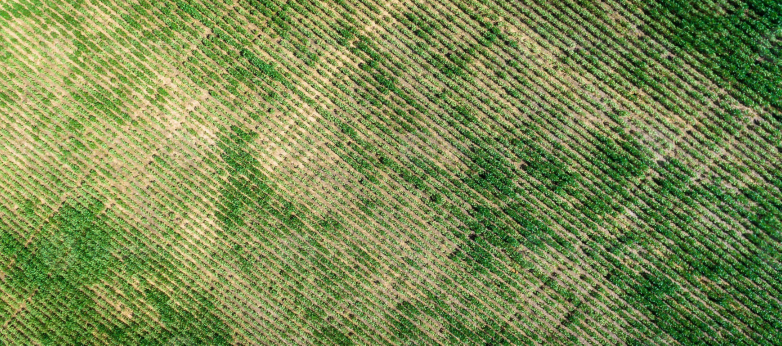
#> input picture 1-Tiling/data/plantacao1.png, 1563 x 691 px (shown at 1/2 size); its folder holds only this picture in this run
$ python binarize_images.py --input ../1-Tiling/data
#> lines starting #> are read from the running program, lines starting #| are printed output that depends on the picture; after the words box and inside, x2 and y2 are one past the last pixel; in counts of white or black regions, pixels touching at a corner belong together
#> in run, img is the input picture: shape (691, 1563, 3); mean B, G, R 81.9, 138.9, 122.9
### 2-Segmentation/utils.py
import cv2
import numpy as np
import os
from abc import ABC, abstractmethod

# Interfaces

class ImageProcessor(ABC):
    """Interface base para processadores de imagem."""
    @abstractmethod
    def process(self, image: np.ndarray) -> np.ndarray:
        pass


class MaskGenerator(ABC):
    """Interface base para geradores de máscara."""
    @abstractmethod
    def generate(self, image: np.ndarray) -> np.ndarray:
        pass


# Implementação do calculo de GLI e geração de máscara

class GLICalculator(ImageProcessor):
    """Calcula o índice GLI (Green Leaf Index) a partir de uma imagem RGB."""

    def process(self, image: np.ndarray) -> np.ndarray:
        if image is None or len(image.shape) < 3:
            raise ValueError("Imagem inválida — é necessário um array RGB.")

        R, G, B = image[:, :, 0].astype(float), image[:, :, 1].astype(float), image[:, :, 2].astype(float)
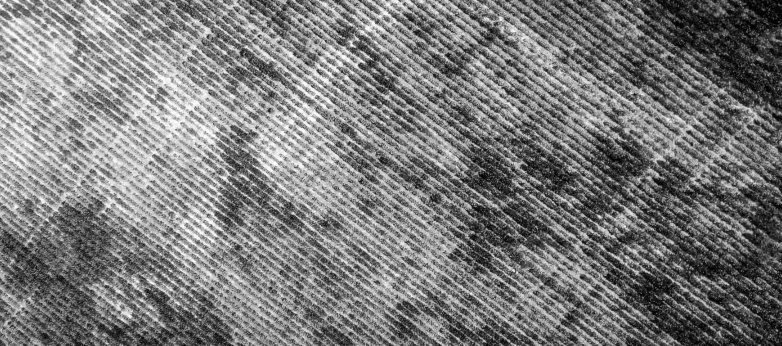
#> R: shape (691, 1563) float64 (shown at 1/2 size); min 0, max 255, mean 122.9
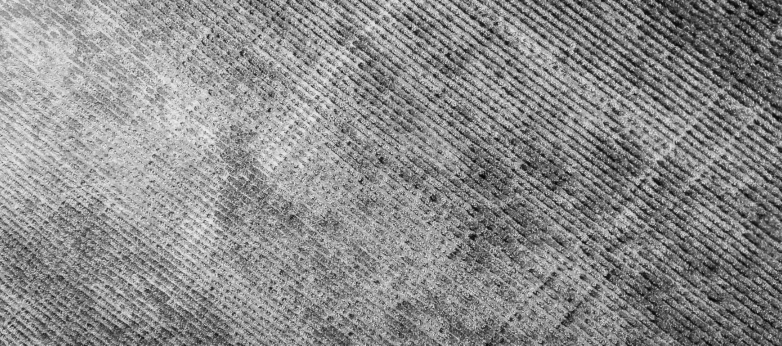
#> G: shape (691, 1563) float64 (shown at 1/2 size); min 0, max 252, mean 138.9
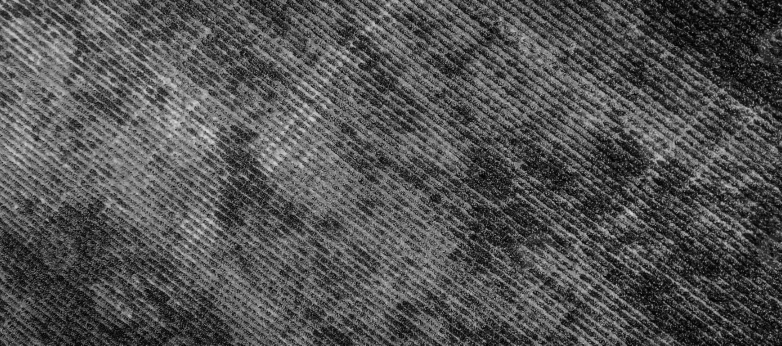
#> B: shape (691, 1563) float64 (shown at 1/2 size); min 0, max 222, mean 81.9
        GLI = (2 * G - R - B) / (2 * G + R + B + 1e-6)
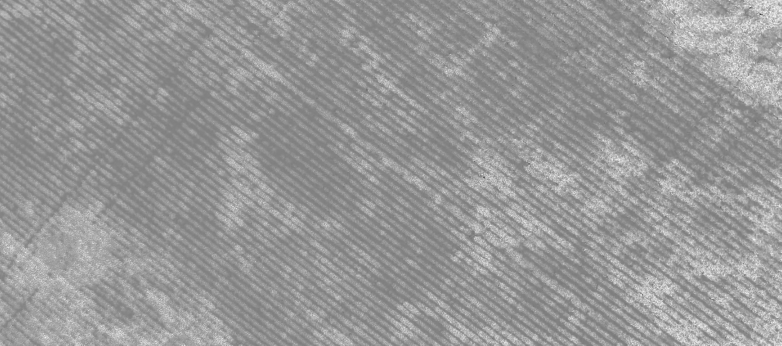
#> GLI: shape (691, 1563) float64 (shown at 1/2 size); min -1, max 1, mean 0.189; drawn with min black and max white
        GLI_norm = cv2.normalize(GLI, None, 0, 255, cv2.NORM_MINMAX).astype(np.uint8)
        return GLI_norm


class ThresholdMaskGenerator(MaskGenerator):
    """Gera uma máscara binária a partir do GLI com base em um limiar."""

    def __init__(self, threshold_value: int = 150):
        self.threshold_value = threshold_value

    def generate(self, image: np.ndarray) -> np.ndarray:
        _, mask = cv2.threshold(image, self.threshold_value, 255, cv2.THRESH_BINARY)
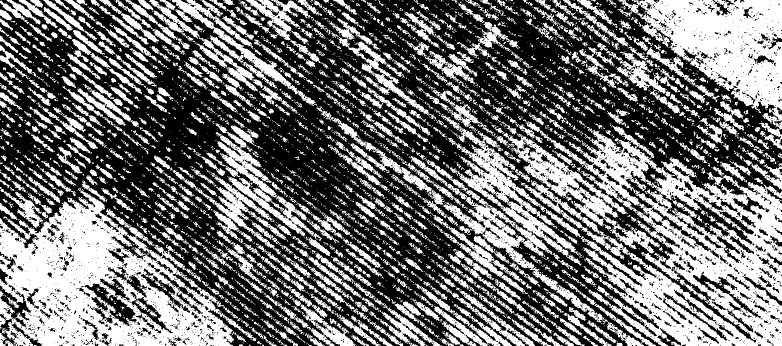
#> mask: shape (691, 1563) (shown at 1/2 size); 44.6% white; 4433 white regions (3382 under 20 px), largest, box (x1, y1, x2, y2) and area: (1006, 236, 1563, 691) 96313, (0, 375, 513, 691) 75403, (1236, 0, 1563, 260) 39018
        return mask


# Pipeline de execução

class GLIMaskPipeline:
    """Gerencia o fluxo completo de processamento GLI → Máscara."""

    def __init__(self, processor: ImageProcessor, mask_generator: MaskGenerator):
        self.processor = processor
        self.mask_generator = mask_generator

    def run(self, input_dir: str, output_dir: str = "output_gli") -> None:
        os.makedirs(output_dir, exist_ok=True)

        valid_ext = (".tif", ".tiff", ".jpg", ".jpeg", ".png")
        arquivos = [f for f in os.listdir(input_dir) if f.lower().endswith(valid_ext)]

        if not arquivos:
            print("⚠️ Nenhuma imagem válida encontrada no diretório informado.")
            return

        print(f"🧩 {len(arquivos)} imagens encontradas. Iniciando processamento...")

        for nome in arquivos:
            caminho = os.path.join(input_dir, nome)
            img = cv2.imread(caminho)
            if img is None:
                print(f"⚠️ Erro ao ler {nome}, pulando...")
                continue

            img_rgb = cv2.cvtColor(img, cv2.COLOR_BGR2RGB)
            gli = self.processor.process(img_rgb)
            mask = self.mask_generator.generate(gli)

            nome_base = os.path.splitext(nome)[0]
            mask_path = os.path.join(output_dir, f"{nome_base}_mask.png")
            cv2.imwrite(mask_path, mask)

            print(f"✅ {nome} → máscara salva em {mask_path}")

        print(f"\n🎯 Concluído! Máscaras salvas em: {os.path.abspath(output_dir)}")

### 2-Segmentation/binarize_images.py
import argparse
from utils import GLICalculator, ThresholdMaskGenerator, GLIMaskPipeline

def main():
    parser = argparse.ArgumentParser(
        description="Gera máscaras de vegetação baseadas no Green Leaf Index (GLI)."
    )

    parser.add_argument("--input", required=True, help="Diretório contendo as imagens de entrada")
    parser.add_argument("--output", default="output_gli", help="Diretório para salvar as máscaras")
    parser.add_argument("--limiar", type=int, default=150, help="Valor de threshold (0–255) para segmentação")

    args = parser.parse_args()

    processor = GLICalculator()
    mask_generator = ThresholdMaskGenerator(threshold_value=args.limiar)
    pipeline = GLIMaskPipeline(processor, mask_generator)

    pipeline.run(args.input, args.output)


if __name__ == "__main__":
    main()
